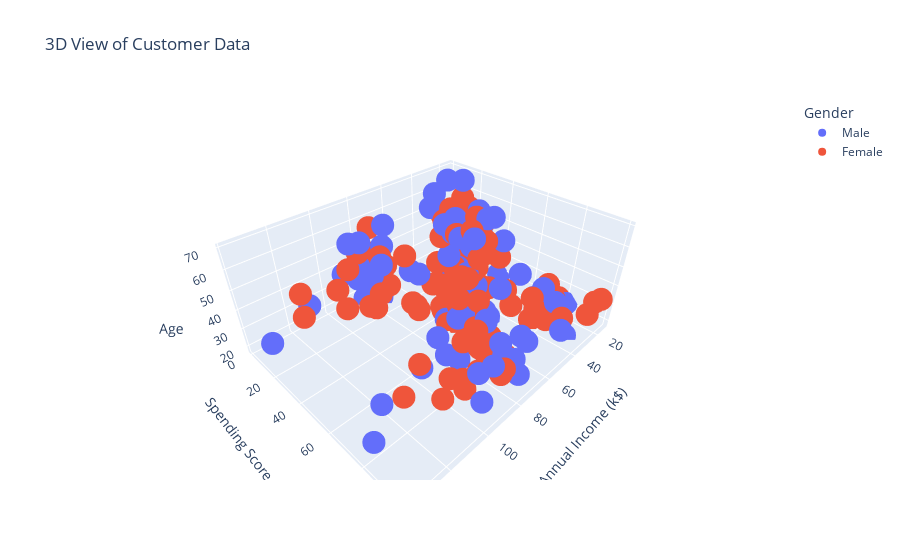

Notebook cell for this chart:
### Markdown cell above
#### 3D Visualization
Let's visualize the three most important features together in an interactive 3D plot to see if the clusters hold up.

### Code cell
fig = px.scatter_3d(df,
                    x='Annual Income (k$)',
                    y='Spending Score (1-100)',
                    z='Age',
                    color='Gender',
                    title='3D View of Customer Data')
fig.show()

### Figure 1 — Plotly figure (JSON) as saved in the notebook; plotly's stock layout.template omitted (floating-point values rounded to 4 significant figures)
{"data": [{"hovertemplate": "Gender=Male<br>Annual Income (k$)=%{x}<br>Spending Score (1-100)=%{y}<br>Age=%{z}<extra></extra>", "legendgroup": "Male", "marker": {"color": "#636efa", "symbol": "circle"}, "mode": "markers", "name": "Male", "scene": "scene", "showlegend": true, "type": "scatter3d", "x": [15, 15, 19, 19, 20, 20, 21, 23, 24, 24, 25, 28, 28, 30, 33, 33, 38, 39, 42, 43, 43, 44, 46, 46, 46, 48, 48, 48, 49, 54, 54, 54, 54, 54, 54, 54, 59, 60, 60, 61, 61, 62, 62, 62, 63, 63, 63, 63, 64, 67, 69, 71, 71, 71, 71, 71, 71, 73, 73, 74, 75, 77, 77, 77, 78, 78, 78, 78, 78, 81, 85, 86, 87, 87, 87, 87, 87, 88, 88, 93, 93, 98, 99, 101, 113, 126, 137, 137], "y": [39, 81, 3, 14, 13, 79, 66, 29, 35, 73, 73, 82, 61, 4, 4, 92, 92, 36, 60, 60, 41, 46, 46, 56, 55, 51, 59, 59, 55, 47, 54, 48, 51, 55, 41, 46, 41, 49, 52, 42, 49, 59, 55, 56, 46, 43, 48, 52, 46, 56, 91, 35, 95, 11, 75, 9, 75, 5, 73, 10, 93, 12, 97, 36, 90, 17, 88, 1, 1, 5, 26, 20, 63, 13, 75, 10, 92, 15, 69, 14, 90, 15, 97, 68, 8, 74, 18, 83], "z": [19, 21, 64, 67, 37, 22, 20, 52, 35, 25, 31, 29, 35, 60, 53, 18, 24, 48, 33, 59, 47, 69, 53, 70, 19, 63, 18, 19, 70, 59, 26, 40, 57, 38, 67, 48, 18, 48, 24, 48, 20, 67, 26, 49, 54, 68, 66, 65, 19, 27, 39, 43, 40, 59, 38, 47, 39, 20, 32, 19, 32, 25, 28, 48, 34, 43, 39, 37, 34, 19, 50, 42, 32, 40, 28, 36, 36, 58, 27, 59, 35, 46, 30, 28, 33, 32, 32, 30]}, {"hovertemplate": "Gender=Female<br>Annual Income (k$)=%{x}<br>Spending Score (1-100)=%{y}<br>Age=%{z}<extra></extra>", "legendgroup": "Female", "marker": {"color": "#EF553B", "symbol": "circle"}, "mode": "markers", "name": "Female", "scene": "scene", "showlegend": true, "type": "scatter3d", "x": [16, 16, 17, 17, 18, 18, 19, 19, 20, 20, 21, 23, 25, 28, 28, 29, 29, 30, 33, 33, 34, 34, 37, 37, 38, 39, 39, 39, 40, 40, 40, 40, 42, 43, 43, 44, 46, 47, 47, 48, 48, 48, 49, 50, 50, 54, 54, 54, 54, 54, 57, 57, 58, 58, 59, 60, 60, 60, 60, 62, 62, 62, 63, 63, 64, 65, 65, 65, 65, 67, 67, 67, 69, 70, 70, 72, 72, 73, 73, 74, 75, 76, 76, 77, 78, 78, 78, 78, 78, 78, 78, 79, 79, 81, 85, 86, 87, 88, 88, 97, 97, 98, 99, 101, 103, 103, 103, 103, 113, 120, 120, 126], "y": [6, 77, 40, 76, 6, 94, 72, 99, 15, 77, 35, 98, 5, 14, 32, 31, 87, 73, 14, 81, 17, 73, 26, 75, 35, 61, 28, 65, 55, 47, 42, 42, 52, 54, 45, 50, 51, 52, 59, 50, 48, 47, 42, 49, 56, 53, 52, 42, 44, 57, 58, 55, 60, 46, 55, 40, 42, 47, 50, 41, 48, 42, 50, 54, 42, 48, 50, 43, 59, 43, 57, 40, 58, 29, 77, 34, 71, 88, 7, 72, 5, 40, 87, 74, 22, 20, 76, 16, 89, 78, 73, 35, 83, 93, 75, 95, 27, 13, 86, 32, 86, 88, 39, 24, 17, 85, 23, 69, 91, 16, 79, 28], "z": [20, 23, 31, 22, 35, 23, 30, 35, 58, 24, 35, 35, 46, 54, 45, 40, 23, 21, 49, 21, 42, 30, 36, 20, 65, 31, 49, 24, 50, 27, 29, 31, 49, 31, 50, 51, 27, 67, 54, 43, 68, 32, 47, 60, 60, 45, 23, 49, 46, 21, 55, 22, 34, 50, 68, 40, 32, 47, 27, 23, 49, 21, 66, 19, 38, 18, 19, 63, 49, 51, 50, 38, 40, 23, 31, 25, 31, 29, 44, 35, 57, 28, 32, 32, 34, 44, 38, 47, 27, 30, 30, 56, 29, 31, 36, 33, 36, 52, 30, 37, 32, 29, 41, 54, 41, 36, 34, 32, 38, 47, 35, 45]}], "layout": {"legend": {"title": {"text": "Gender"}, "tracegroupgap": 0}, "scene": {"domain": {"x": [0, 1], "y": [0, 1]}, "xaxis": {"title": {"text": "Annual Income (k$)"}}, "yaxis": {"title": {"text": "Spending Score (1-100)"}}, "zaxis": {"title": {"text": "Age"}}}, "title": {"text": "3D View of Customer Data"}}}
